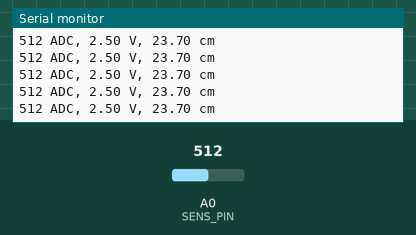
A sketch run on a simulated Arduino Uno, built with avr-gcc and run on an emulated ATmega328P. Parts: the last lines printed to the serial monitor. Inputs (shaded band) come from the test bench; at power-on: A0 (SENS_PIN) = 512.

Above: at 1.2 s.
1.3 s: A0 (SENS_PIN) set to 0
At 1.57 s:
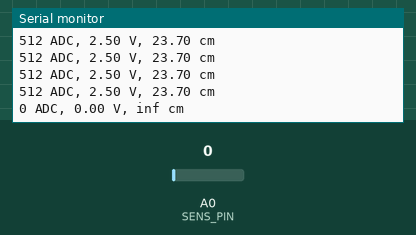
3.3 s: A0 (SENS_PIN) set to 122
At 3.38 s:
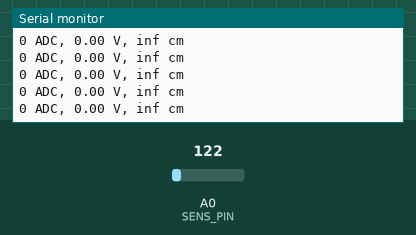

The sketch:

main4.ino
```cpp
# define SENS_PIN A0

float voltage;
float dist;

void Printer(int m, float v, float d) {
Serial.print(m);
Serial.print(" ADC, ");
Serial.print(v); Serial.print(" V, ");
Serial.print(d);
Serial.println(" cm");
}

void setup() {
Serial.begin(9600);
}

void loop() {

float measur = analogRead(SENS_PIN);
voltage = measur * 5 / 1023;

dist = 65 * pow(voltage, -1.10);

Printer(measur, voltage, dist);
delay(200);
}
```

Measured:
- after the input at 1.3 s, the serial monitor: prints a new line after 0.11 s (image 1)
